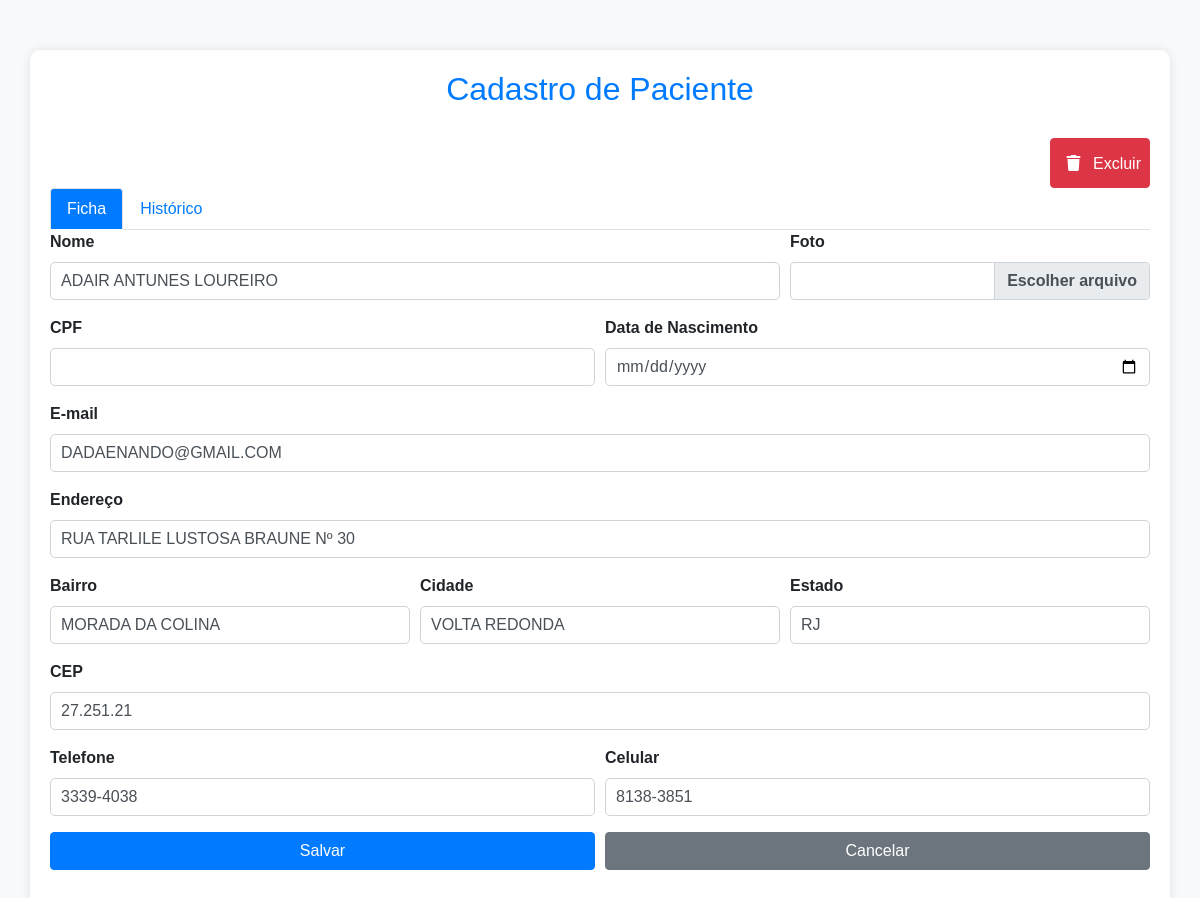
/config/editar.php?id=4, run on the app's committed database.
### tables this page shows
CREATE TABLE `pacientes` (
  `id` int(11) NOT NULL AUTO_INCREMENT,
  `nome` text DEFAULT NULL,
  `nascimento` text DEFAULT NULL,
  `cpf` text DEFAULT NULL,
  `email` text DEFAULT NULL,
  `endereco` text DEFAULT NULL,
  `bairro` text DEFAULT NULL,
  `cidade` text DEFAULT NULL,
  `estado` text DEFAULT NULL,
  `cep` text DEFAULT NULL,
  `telefone` text DEFAULT NULL,
  `celular` text DEFAULT NULL,
  `numero` int(11) NOT NULL,
  `foto` varchar(99) NOT NULL,
  PRIMARY KEY (`id`)
);

### config/editar.php (the view, shortened to what this page needs)
<?php
include_once('../config.php');
if (!empty($_GET['id'])) {
    $id = $_GET['id'];
    $sqlselect = "SELECT * FROM pacientes WHERE id='$id'";
    $result = $conexao->query($sqlselect);
    if ($result && $result->num_rows > 0) {
        $user = $result->fetch_assoc();
        $id = $user['id'];
        $nome = $user['nome'];
        $nascimento = $user['nascimento'];
        $cpf = $user['cpf'];
        $email = $user['email'];
        $endereco = $user['endereco'];
        $bairro = $user['bairro'];
        $cidade = $user['cidade'];
        $estado = $user['estado'];
        $cep = $user['cep'];
        $telefone = $user['telefone'];
        $celular = $user['celular'];
    } else {
        header('Location: home.php');
        exit();
    }
} else {
    header('Location: home.php');
    exit();
}
?>
<!DOCTYPE html>
<html lang="pt-br">
<head>
    <link rel="stylesheet" href="https://cdnjs.cloudflare.com/ajax/libs/font-awesome/6.5.2/css/all.min.css" />
    <link href="https://stackpath.bootstrapcdn.com/bootstrap/4.5.2/css/bootstrap.min.css" rel="stylesheet">
</head>
<body>
    <div class="container">
        <h2>Cadastro de Paciente</h2>
        <div class="text-right">
        <button  type="button" class="btn btn-danger p-2" onclick="confirmarExclusao()"><i class="fa-solid fa-trash p-2 "></i>     Excluir </i></button>
        </div>
        <ul class="nav nav-tabs" id="myTab" role="tablist">
            <li class="nav-item">
                <a class="nav-link active" id="ficha-tab" data-toggle="tab" href="#ficha" role="tab" aria-controls="ficha" aria-selected="true">Ficha</a>
            </li>
            <li class="nav-item">
                <a class="nav-link" id="historico-tab" data-toggle="tab" href="#historico" role="tab" aria-controls="historico" aria-selected="false">Histórico</a>
            </li>
        </ul>
        <div class="tab-content" id="myTabContent">
            <div class="tab-pane fade show active" id="ficha" role="tabpanel" aria-labelledby="ficha-tab">
                <form action="editar.php?id=<?php echo $id; ?>" method="post" enctype="multipart/form-data" onsubmit="return validarFormulario()">
                    <div class="form-row">
                        <div class="form-group col-md-8">
                            <label for="nome">Nome</label>
                            <input type="text" class="form-control" id="nome" name="nome" value="<?php echo $nome; ?>" required>
                        </div>
                        <div class="form-group col-md-4">
                            <label for="foto">Foto</label>
                            <div class="custom-file">
                                <label class="custom-file-label" for="foto"></label>
                            </div>
                        </div>
                    </div>
                    <div class="form-row">
                        <div class="form-group col-md-6">
                            <label for="cpf">CPF</label>
                            <input type="text" class="form-control" id="cpf" name="cpf" value="<?php echo $cpf; ?>" required>
                        </div>
                        <div class="form-group col-md-6">
                            <label for="nascimento">Data de Nascimento</label>
                            <input type="date" class="form-control" id="nascimento" name="nascimento" value="<?php echo $nascimento; ?>" required>
                        </div>
                    </div>
                    <div class="form-group">
                        <label for="email">E-mail</label>
                        <input type="email" class="form-control" id="email" name="email" value="<?php echo $email; ?>" required>
                    </div>
                    <div class="form-group">
                        <label for="endereco">Endereço</label>
                        <input type="text" class="form-control" id="endereco" name="endereco" value="<?php echo $endereco; ?>">
                    </div>
                    <div class="form-row">
                        <div class="form-group col-md-4">
                            <label for="bairro">Bairro</label>
                            <input type="text" class="form-control" id="bairro" name="bairro" value="<?php echo $bairro; ?>">
                        </div>
                        <div class="form-group col-md-4">
                            <label for="cidade">Cidade</label>
                            <input type="text" class="form-control" id="cidade" name="cidade" value="<?php echo $cidade; ?>">
                        </div>
                        <div class="form-group col-md-4">
                            <label for="estado">Estado</label>
                            <input type="text" class="form-control" id="estado" name="estado" value="<?php echo $estado; ?>">
                        </div>
                    </div>
                    <div class="form-group">
                        <label for="cep">CEP</label>
                        <input type="text" class="form-control" id="cep" name="cep" value="<?php echo $cep; ?>">
                    </div>
                    <div class="form-row">
                        <div class="form-group col-md-6">
                            <label for="telefone">Telefone</label>
                            <input type="text" class="form-control" id="telefone" name="telefone" value="<?php echo $telefone; ?>">
                        </div>
                        <div class="form-group col-md-6">
                            <label for="celular">Celular</label>
                            <input type="text" class="form-control" id="celular" name="celular" value="<?php echo $celular; ?>">
                        </div>
                    </div>
                    <div class="form-row">
                        <div class="form-group col-md-6">
                            <button type="submit" name="update_paciente" class="btn btn-primary btn-block">Salvar</button>
                        </div>
                        <div class="form-group col-md-6">
                            <button type="button" onclick="window.location.href='../front/home.php'" class="btn btn-secondary btn-block">Cancelar</button>
                        </div>
                    </div>
                </form>
            </div>
        </div>
    </div>
</body>
</html>

### config/editar.php (style rules this page uses)
body { background-color: #f8f9fa; font-family: 'Arial', sans-serif; }
.container { background-color: #fff; border-radius: 10px; box-shadow: 0 0 10px rgba(0, 0, 0, 0.1); padding: 20px; margin-top: 50px; }
h2 { color: #007bff; text-align: center; margin-bottom: 30px; }
.form-group label { font-weight: bold; }
.btn-primary { background-color: #007bff; border-color: #007bff; transition: background-color 0.3s ease, border-color 0.3s ease; }
.btn-secondary { background-color: #6c757d; border-color: #6c757d; transition: background-color 0.3s ease, border-color 0.3s ease; }
.btn-danger { background-color: #dc3545; border-color: #dc3545; transition: background-color 0.3s ease, border-color 0.3s ease; }
.form-control, .form-control-file { border-radius: 5px; border: 1px solid #ced4da; padding: 10px; font-size: 1rem; transition: border-color 0.3s ease; }
.custom-file-label::after { content: "Escolher arquivo"; }
.nav-tabs .nav-link.active { background-color: #007bff; color: white; }
.nav-tabs .nav-link { color: #007bff; }

### data on the page
pacientes: nome "ADAIR ANTUNES LOUREIRO", email "DADAENANDO@GMAIL.COM", endereco "RUA TARLILE LUSTOSA BRAUNE Nº 30", bairro "MORADA DA COLINA", cidade "VOLTA REDONDA", estado "RJ", cep "27.251.21", telefone "3339-4038", celular "8138-3851"
